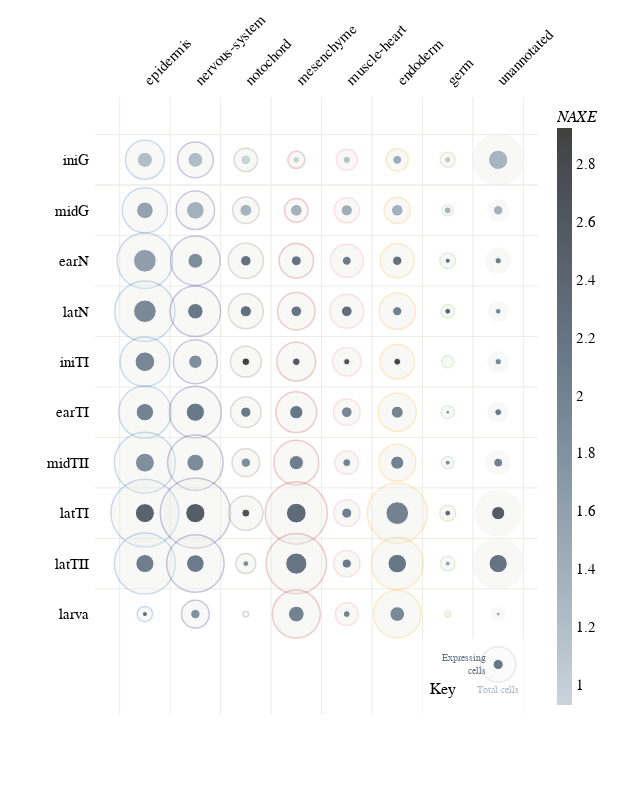

The notebook cell this image was saved under:
### Markdown cell above
In the default version of the plot, the area of the circles is directly proportional to the number of cells. However, this can make it difficult to visualize the degree of gene expression for some tissue types with very small numbers of cells.

You can use the `size_scaling_function` parameter to adjust the method for scaling cell counts to circle diameter. By default, this is `lambda x: np.sqrt(x) * 1.1`. A scaling function of `lambda x: np.cbrt(x) * 4` produces a plot with more visible plots (although the proportional size of the expressing cells vs. total cells is no longer exact).

### Code cell
zt.ciona.plotting.plot_expression_bubbles(
    data_collector, input_id, size_scaling_function=(lambda x: np.cbrt(x) * 4)
)

### Figure 1 — Plotly figure (JSON) as saved in the notebook; plotly's stock layout.template omitted (floating-point values rounded to 4 significant figures; data arrays with more than 128 entries replaced by an {"elided": "..."} marker saying what was removed)
{"data": [{"hoverinfo": "skip", "marker": {"color": "#EBEDE8", "line": {"color": "#5088C5", "width": 1.5}, "opacity": 0.3, "size": [38.97, 45.26, 55.65, 60.4, 49.64, 52.24, 60.99, 67.94, 61.06, 15.3]}, "mode": "markers", "name": "Total cells", "showlegend": false, "type": "scatter", "x": ["epidermis", "epidermis", "epidermis", "epidermis", "epidermis", "epidermis", "epidermis", "epidermis", "epidermis", "epidermis"], "y": ["iniG", "midG", "earN", "latN", "iniTI", "earTI", "midTII", "latTI", "latTII", "larva"], "zorder": 1}, {"hoverinfo": "skip", "marker": {"color": "#EBEDE8", "line": {"color": "#54448C", "width": 1.5}, "opacity": 0.3, "size": [35.77, 38.45, 49.4, 50.47, 43.96, 51.88, 55.52, 70.32, 57.46, 27.86]}, "mode": "markers", "name": "Total cells", "showlegend": false, "type": "scatter", "x": ["nervous-system", "nervous-system", "nervous-system", "nervous-system", "nervous-system", "nervous-system", "nervous-system", "nervous-system", "nervous-system", "nervous-system"], "y": ["iniG", "midG", "earN", "latN", "iniTI", "earTI", "midTII", "latTI", "latTII", "larva"], "zorder": 1}, {"hoverinfo": "skip", "marker": {"color": "#EBEDE8", "line": {"color": "#8F8885", "width": 1.5}, "opacity": 0.3, "size": [23.39, 26.54, 35.23, 34.91, 30.79, 30.45, 27.64, 34.27, 20.0, 5.769]}, "mode": "markers", "name": "Total cells", "showlegend": false, "type": "scatter", "x": ["notochord", "notochord", "notochord", "notochord", "notochord", "notochord", "notochord", "notochord", "notochord", "notochord"], "y": ["iniG", "midG", "earN", "latN", "iniTI", "earTI", "midTII", "latTI", "latTII", "larva"], "zorder": 1}, {"hoverinfo": "skip", "marker": {"color": "#EBEDE8", "line": {"color": "#C85152", "width": 1.5}, "opacity": 0.3, "size": [17.02, 23.62, 34.44, 37.41, 38.71, 40.82, 44.92, 62.02, 60.39, 47.91]}, "mode": "markers", "name": "Total cells", "showlegend": false, "type": "scatter", "x": ["mesenchyme", "mesenchyme", "mesenchyme", "mesenchyme", "mesenchyme", "mesenchyme", "mesenchyme", "mesenchyme", "mesenchyme", "mesenchyme"], "y": ["iniG", "midG", "earN", "latN", "iniTI", "earTI", "midTII", "latTI", "latTII", "larva"], "zorder": 1}, {"hoverinfo": "skip", "marker": {"color": "#EBEDE8", "line": {"color": "#F898AE", "width": 1.5}, "opacity": 0.3, "size": [21.06, 25.0, 32.95, 33.92, 28.61, 26.6, 23.35, 26.42, 26.23, 22.96]}, "mode": "markers", "name": "Total cells", "showlegend": false, "type": "scatter", "x": ["muscle-heart", "muscle-heart", "muscle-heart", "muscle-heart", "muscle-heart", "muscle-heart", "muscle-heart", "muscle-heart", "muscle-heart", "muscle-heart"], "y": ["iniG", "midG", "earN", "latN", "iniTI", "earTI", "midTII", "latTI", "latTII", "larva"], "zorder": 1}, {"hoverinfo": "skip", "marker": {"color": "#EBEDE8", "line": {"color": "#F7B846", "width": 1.5}, "opacity": 0.3, "size": [22.25, 26.29, 33.89, 36.49, 34.42, 37.96, 36.87, 60.24, 52.13, 47.44]}, "mode": "markers", "name": "Total cells", "showlegend": false, "type": "scatter", "x": ["endoderm", "endoderm", "endoderm", "endoderm", "endoderm", "endoderm", "endoderm", "endoderm", "endoderm", "endoderm"], "y": ["iniG", "midG", "earN", "latN", "iniTI", "earTI", "midTII", "latTI", "latTII", "larva"], "zorder": 1}, {"hoverinfo": "skip", "marker": {"color": "#EBEDE8", "line": {"color": "#97CD78", "width": 1.5}, "opacity": 0.3, "size": [14.93, 11.04, 15.57, 13.56, 12.15, 13.08, 12.29, 15.92, 14.54, 5.769]}, "mode": "markers", "name": "Total cells", "showlegend": false, "type": "scatter", "x": ["germ", "germ", "germ", "germ", "germ", "germ", "germ", "germ", "germ", "germ"], "y": ["iniG", "midG", "earN", "latN", "iniTI", "earTI", "midTII", "latTI", "latTII", "larva"], "zorder": 1}, {"hoverinfo": "skip", "marker": {"color": "#EBEDE8", "line": {"color": "#E6EAED", "width": 1.5}, "opacity": 0.3, "size": [51.1, 20.87, 24.82, 19.62, 20.47, 20.26, 23.89, 45.82, 50.6, 13.45]}, "mode": "markers", "name": "Total cells", "showlegend": false, "type": "scatter", "x": ["unannotated", "unannotated", "unannotated", "unannotated", "unannotated", "unannotated", "unannotated", "unannotated", "unannotated", "unannotated"], "y": ["iniG", "midG", "earN", "latN", "iniTI", "earTI", "midTII", "latTI", "latTII", "larva"], "zorder": 1}, {"customdata": {"elided": "80x6 mixed values"}, "hovertemplate": "All <b>%{customdata[0]} cells</b><br>at stage <b>%{customdata[1]}</b><br><b>% expressing:</b> %{customdata[2]:.2f} (%{customdata[3]} / %{customdata[4]} cells)<br><b>Mean expression:</b> %{customdata[5]:.2f}", "marker": {"color": [1.446, 1.183, 1.06, 0.9525, 1.161, 1.219, 0.9288, 1.317, 1.365, 1.551, 1.343, 1.361, 1.415, 1.372, 1.333, 1.378, 2.23, 1.633, 2.286, 2.204, 2.1, 1.861, 2.229, 2.04, 2.036, 1.913, 2.418, 2.197, 2.293, 2.145, 2.244, 1.869, 2.846, 1.937, NaN, 2.564, 2.631, 1.826, 2.925, 1.915, 1.973, 1.997, 1.678, 2.146, 1.955, 2.127, 2.104, 2.121, 2.006, 1.828, 1.831, 2.066, 1.97, 1.88, 1.853, 2.012, 2.001, 2.441, 2.385, 2.325, 2.041, 2.526, 2.689, 2.534, 2.158, 2.067, 1.541, 2.189, 2.144, 2.092, 1.891, 2.207, 1.905, 2.288, NaN, 1.991, 2.027, 1.797, NaN, 1.483], "colorbar": {"outlinewidth": 0, "thickness": 15, "tickfont": {"family": "SuisseIntlMono"}, "title": {"font": {"family": "SuisseIntl-SemiBold", "size": 16}, "text": "<i>NAXE</i>"}}, "colorscale": {"elided": "256x2 mixed values"}, "opacity": 1, "size": [8.896, 15.12, 6.35, 6.84, 7.268, 14.83, 9.865, 19.34, 11.54, 16.72, 6.84, 11.7, 11.21, 17.66, 11.85, 9.405, 9.405, 22.75, 5.04, 9.865, 8.896, 14.93, 10.48, 6.35, 9.158, 22.63, 5.769, 10.67, 10.67, 15.48, 11.21, 5.769, 6.84, 19.67, 0.0, 7.652, 6.35, 13.45, 7.652, 6.35, 12.0, 17.45, 4.0, 13.33, 10.67, 18.25, 10.29, 6.84, 13.21, 18.93, 5.04, 14.23, 8.0, 17.02, 9.405, 8.896, 22.67, 19.05, 5.769, 19.78, 10.08, 19.28, 8.0, 13.21, 18.63, 18.19, 5.04, 21.21, 9.158, 17.72, 5.769, 18.25, 14.74, 5.04, 0.0, 15.75, 6.84, 9.405, 0.0, 4.0]}, "mode": "markers", "showlegend": false, "type": "scatter", "x": ["endoderm", "epidermis", "germ", "mesenchyme", "muscle-heart", "nervous-system", "notochord", "unannotated", "endoderm", "epidermis", "germ", "mesenchyme", "muscle-heart", "nervous-system", "notochord", "unannotated", "endoderm", "epidermis", "germ", "mesenchyme", "muscle-heart", "nervous-system", "notochord", "unannotated", "endoderm", "epidermis", "germ", "mesenchyme", "muscle-heart", "nervous-system", "notochord", "unannotated", "endoderm", "epidermis", "germ", "mesenchyme", "muscle-heart", "nervous-system", "notochord", "unannotated", "endoderm", "epidermis", "germ", "mesenchyme", "muscle-heart", "nervous-system", "notochord", "unannotated", "endoderm", "epidermis", "germ", "mesenchyme", "muscle-heart", "nervous-system", "notochord", "unannotated", "endoderm", "epidermis", "germ", "mesenchyme", "muscle-heart", "nervous-system", "notochord", "unannotated", "endoderm", "epidermis", "germ", "mesenchyme", "muscle-heart", "nervous-system", "notochord", "unannotated", "endoderm", "epidermis", "germ", "mesenchyme", "muscle-heart", "nervous-system", "notochord", "unannotated"], "y": ["iniG", "iniG", "iniG", "iniG", "iniG", "iniG", "iniG", "iniG", "midG", "midG", "midG", "midG", "midG", "midG", "midG", "midG", "earN", "earN", "earN", "earN", "earN", "earN", "earN", "earN", "latN", "latN", "latN", "latN", "latN", "latN", "latN", "latN", "iniTI", "iniTI", "iniTI", "iniTI", "iniTI", "iniTI", "iniTI", "iniTI", "earTI", "earTI", "earTI", "earTI", "earTI", "earTI", "earTI", "earTI", "midTII", "midTII", "midTII", "midTII", "midTII", "midTII", "midTII", "midTII", "latTI", "latTI", "latTI", "latTI", "latTI", "latTI", "latTI", "latTI", "latTII", "latTII", "latTII", "latTII", "latTII", "latTII", "latTII", "latTII", "larva", "larva", "larva", "larva", "larva", "larva", "larva", "larva"], "zorder": 2}], "layout": {"annotations": [{"font": {"color": "#ABBAC4", "family": "SuisseIntl", "size": 10}, "showarrow": false, "text": "Total cells", "x": 7, "xanchor": "center", "xref": "x", "y": 10.5, "yref": "y"}, {"align": "right", "font": {"color": "#687787", "family": "SuisseIntl-SemiBold", "size": 10}, "showarrow": false, "text": "Expressing<br>cells", "x": 6.8, "xanchor": "right", "xref": "x", "y": 10, "yanchor": "middle", "yref": "y"}, {"align": "left", "font": {"family": "SuisseIntl-SemiBold", "size": 16}, "showarrow": false, "text": "Key", "x": 5.6, "xanchor": "left", "xref": "x", "y": 10.5, "yanchor": "middle", "yref": "y"}], "height": 800, "shapes": [{"fillcolor": "#FFFFFF", "line": {"width": 0}, "type": "rect", "x0": 5.5, "x1": 7.5, "y0": 9.5, "y1": 11}, {"fillcolor": "#EBEDE8", "line": {"color": "#8A99AD", "width": 1.5}, "opacity": 0.2, "type": "circle", "x0": 6.65, "x1": 7.35, "xref": "x", "y0": 9.65, "y1": 10.35, "yref": "y"}, {"fillcolor": "#687787", "line": {"color": "#FFFFFF", "width": 1}, "type": "circle", "x0": 6.9, "x1": 7.1, "xref": "x", "y0": 9.9, "y1": 10.1, "yref": "y"}], "width": 620, "xaxis": {"gridcolor": "#EBEDE8", "range": [-0.9, 7.7], "scaleanchor": "y", "scaleratio": 1, "showgrid": true, "side": "top", "tickangle": -45, "ticks": "", "tickson": "boundaries"}, "yaxis": {"autorange": "reversed", "gridcolor": "#EBEDE8", "range": [-0.3, 11], "scaleanchor": "x", "scaleratio": 1, "showgrid": true, "ticks": "", "tickson": "boundaries"}}}
